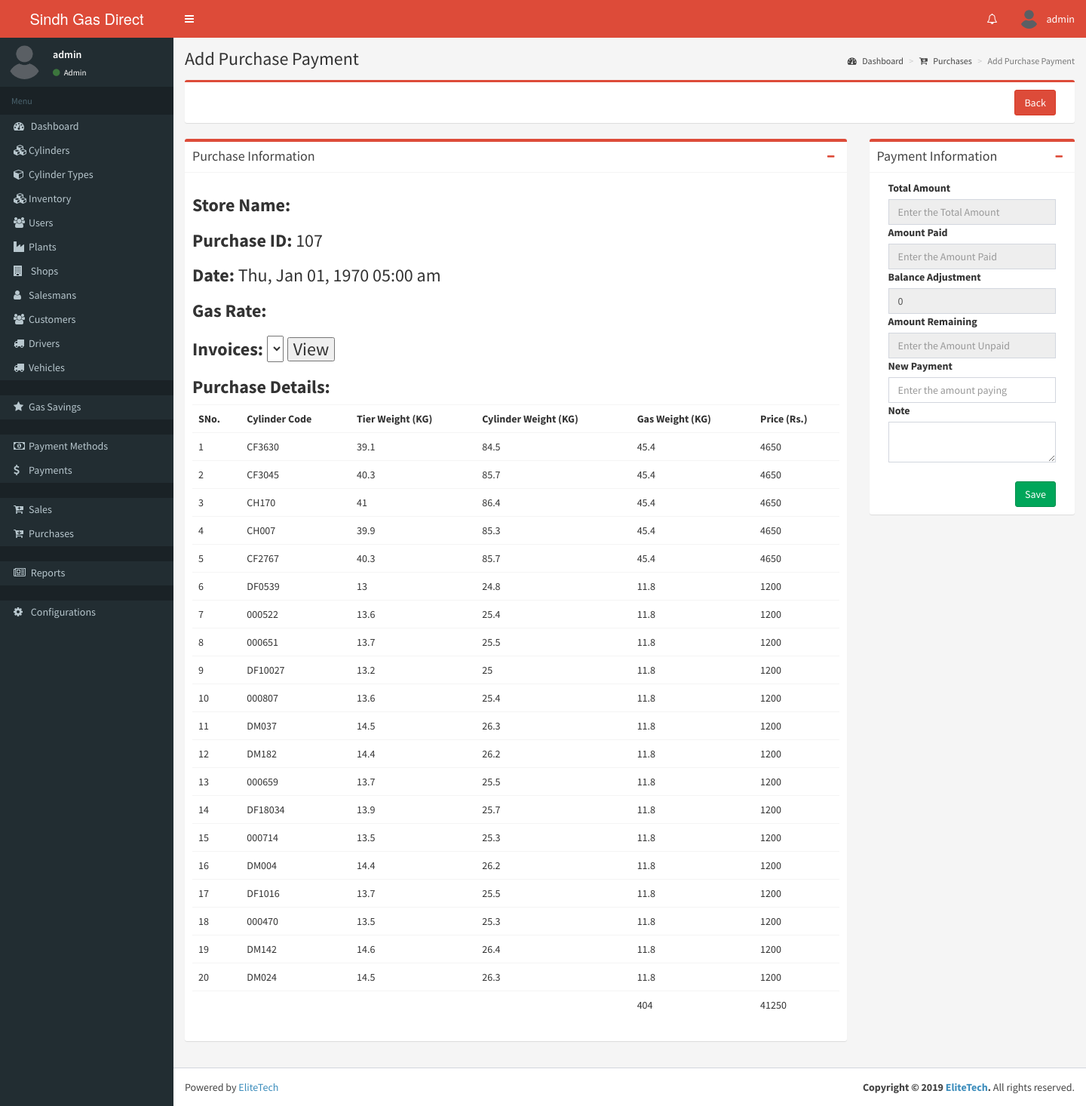
Page /addpaymentpurchase.php?ID=107 (signed in) on the committed database.
### tables this page shows
CREATE TABLE `roles` (
  `ID` int(11) NOT NULL AUTO_INCREMENT,
  `Name` text NOT NULL,
  `Description` text NOT NULL,
  `PerformedBy` int(11) NOT NULL,
  `DateAdded` datetime NOT NULL,
  `DateModified` datetime NOT NULL,
  PRIMARY KEY (`ID`)
);

CREATE TABLE `purchase_details` (
  `ID` int(11) NOT NULL AUTO_INCREMENT,
  `PurchaseID` int(11) NOT NULL,
  `CylinderID` int(11) NOT NULL,
  `TierWeight` float NOT NULL,
  `CompanyTotalWeight` float NOT NULL,
  `TotalWeight` float NOT NULL,
  `Price` float NOT NULL,
  `RetailPrice` float NOT NULL,
  `GasRate` float NOT NULL,
  `ReturnStatus` int(11) NOT NULL,
  `ReturnWeight` float NOT NULL,
  `ReturnDate` datetime NOT NULL,
  `PerformedBy` int(11) NOT NULL,
  `DateAdded` datetime NOT NULL,
  `DateModified` datetime NOT NULL,
  PRIMARY KEY (`ID`)
);

CREATE TABLE `cylinders` (
  `ID` int(10) unsigned NOT NULL AUTO_INCREMENT,
  `BarCode` text NOT NULL,
  `Description` text NOT NULL,
  `ShortDescription` text NOT NULL,
  `TierWeight` float NOT NULL,
  `CylinderType` int(11) NOT NULL,
  `ManufacturingDate` date NOT NULL,
  `ExpiryDate` date NOT NULL,
  `PlantID` int(11) NOT NULL,
  `Status` int(11) NOT NULL,
  `PerformedBy` int(11) NOT NULL,
  `DateAdded` datetime NOT NULL,
  `DateModified` datetime NOT NULL,
  PRIMARY KEY (`ID`)
);

CREATE TABLE `users` (
  `ID` int(11) NOT NULL AUTO_INCREMENT,
  `Username` text NOT NULL,
  `Password` text NOT NULL,
  `RoleID` int(11) NOT NULL,
  `Image` text NOT NULL,
  `Name` text NOT NULL,
  `Number` text NOT NULL,
  `Email` text NOT NULL,
  `Address` text NOT NULL,
  `Commercial` int(11) NOT NULL,
  `Balance` float NOT NULL,
  `Credit` float NOT NULL,
  `ShopID` int(11) NOT NULL,
  `PlantID` int(11) NOT NULL,
  `CreditLimit` float NOT NULL,
  `SendSMS` int(11) NOT NULL,
  `Remarks` text NOT NULL,
  `SecurityDeposite` float NOT NULL,
  `Status` int(11) NOT NULL,
  `PerformedBy` int(11) NOT NULL,
  `LastLogin` datetime NOT NULL,
  `LastActivity` datetime NOT NULL,
  `DateModified` datetime NOT NULL,
  `DateAdded` datetime NOT NULL,
  PRIMARY KEY (`ID`)
);

### addpaymentpurchase.php (the view, shortened to what the rows shown need)
<?php include("common.php"); ?>
<?php include("checkadminlogin.php");
$ID = $_REQUEST["ID"];
$Credit = getValue('users', 'Credit', 'ID', $_SESSION["ID"]);
?>
<!DOCTYPE html>
<html>
<head>
    <link rel="stylesheet" href="bootstrap/css/bootstrap.min.css">
    <link rel="stylesheet" href="https://maxcdn.bootstrapcdn.com/font-awesome/4.4.0/css/font-awesome.min.css">
    <link rel="stylesheet" href="https://code.ionicframework.com/ionicons/2.0.1/css/ionicons.min.css">
    <link rel="stylesheet" href="plugins/datatables/dataTables.bootstrap.css">
    <link rel="stylesheet" href="dist/css/AdminLTE.min.css">
    <link rel="stylesheet" href="plugins/bootstrap-wysihtml5/bootstrap3-wysihtml5.min.css">
    <link rel="stylesheet" href="plugins/select2/select2.min.css">
    <link rel="stylesheet" href="dist/css/skins/skin-blue.min.css">
</head>
<body class="hold-transition skin-blue sidebar-mini">
<div class="wrapper">
    <?php include("leftsidebar.php"); ?>
    <div class="content-wrapper">
        <section class="content-header">
            <h1>
                Add Purchase Payment
            </h1>
        </section>
        <section class="content">
            <div class="row">
                <div class="col-md-9">
                    <div class="box">
                        <div class="box-body">
                            <div class="table-responsive">
                                <table class="table">
                                    <tr>
                                        <th>SNo.</th>
                                        <th>Cylinder Code</th>
                                        <th>Tier Weight (KG)</th>
                                        <th>Cylinder Weight (KG)</th>
                                        <th>Gas Weight (KG)</th>
                                        <th>Price (Rs.)</th>
                                    </tr>
                                    <?php
                                    $query = "SELECT pd.ID, c.BarCode, pd.CylinderID, pd.TierWeight, pd.TotalWeight, pd.Price, pd.GasRate, DATE_FORMAT(pd.DateAdded, '%D %b %Y %r') AS DateAdded FROM purchase_details pd LEFT JOIN cylinders c ON c.ID = pd.CylinderID WHERE pd.PurchaseID=" . (int)$ID;
                                    $resource = mysql_query($query) or die(mysql_error());
                                    $cou2 = 0;
                                    while ($data = mysql_fetch_array($resource)) {
                                        $cou2++;
                                        ?>
                                        <tr>
                                            <td><?php echo $cou2; ?></td>
                                            <td><?php echo $data["BarCode"]; ?></td>
                                            <td><?php echo $data["TierWeight"]; ?></td>
                                            <td><?php echo $data["TotalWeight"]; ?></td>
                                            <td><?php echo($data["TotalWeight"] - $data["TierWeight"]); ?></td>
                                            <td><?php echo $data["Price"]; ?></td>
                                        </tr>
                                        <?php
                                    }
                                    ?>
                                </table>
                            </div>
                        </div>
                    </div>
                </div>
                <div class="col-md-3">
                    <div class="box">
                        <div class="box-body">
                            <div class="form-group">
                                <div class="col-md-12">
                                    <input type="number" step="any" class="form-control" placeholder="Enter the amount paying"
                                           min="0"
                                           value="<?php echo $Unpaid < $Credit ? $Unpaid : $Credit; ?>" max="<?php echo $Unpaid < $Credit ? $Unpaid : $Credit; ?>"
                                           name="NewPayment">
                                </div>
                            </div>
                        </div>
                    </div>
                </div>
            </div>
    </div>
</div>
</body>
</html>

### leftsidebar.php (shortened to what the rows shown need)
<aside class="main-sidebar">
    <section class="sidebar">
        <div class="user-panel">
            <div class="pull-left info">
                <p><?php echo $_SESSION["Username"]; ?></p>
                <a href="#"><i class="fa fa-circle text-success"></i> <?php echo getValue('roles', 'Name', 'ID', $_SESSION["RoleID"]); ?></a>
            </div>
        </div>
    </section>
</aside>

### rows in the picture
roles: Name "Admin"
purchase_details: CylinderID.BarCode "CF3630", TierWeight "39.1", TotalWeight "84.5", $data["TotalWeight"] - $data["TierWeight"] "45.4", Price "4650"
purchase_details: CylinderID.BarCode "CF3045", TierWeight "40.3", TotalWeight "85.7", $data["TotalWeight"] - $data["TierWeight"] "45.4", Price "4650"
purchase_details: CylinderID.BarCode "CH170", TierWeight "41", TotalWeight "86.4", $data["TotalWeight"] - $data["TierWeight"] "45.4", Price "4650"
purchase_details: CylinderID.BarCode "CH007", TierWeight "39.9", TotalWeight "85.3", $data["TotalWeight"] - $data["TierWeight"] "45.4", Price "4650"
purchase_details: CylinderID.BarCode "CF2767", TierWeight "40.3", TotalWeight "85.7", $data["TotalWeight"] - $data["TierWeight"] "45.4", Price "4650"
purchase_details: CylinderID.BarCode "DF0539", TierWeight "13", TotalWeight "24.8", $data["TotalWeight"] - $data["TierWeight"] "11.8", Price "1200"
purchase_details: CylinderID.BarCode "000522", TierWeight "13.6", TotalWeight "25.4", $data["TotalWeight"] - $data["TierWeight"] "11.8", Price "1200"
purchase_details: CylinderID.BarCode "000651", TierWeight "13.7", TotalWeight "25.5", $data["TotalWeight"] - $data["TierWeight"] "11.8", Price "1200"
purchase_details: CylinderID.BarCode "DF10027", TierWeight "13.2", TotalWeight "25", $data["TotalWeight"] - $data["TierWeight"] "11.8", Price "1200"
purchase_details: CylinderID.BarCode "000807", TierWeight "13.6", TotalWeight "25.4", $data["TotalWeight"] - $data["TierWeight"] "11.8", Price "1200"
purchase_details: CylinderID.BarCode "DM037", TierWeight "14.5", TotalWeight "26.3", $data["TotalWeight"] - $data["TierWeight"] "11.8", Price "1200"
purchase_details: CylinderID.BarCode "DM182", TierWeight "14.4", TotalWeight "26.2", $data["TotalWeight"] - $data["TierWeight"] "11.8", Price "1200"
purchase_details: CylinderID.BarCode "000659", TierWeight "13.7", TotalWeight "25.5", $data["TotalWeight"] - $data["TierWeight"] "11.8", Price "1200"
purchase_details: CylinderID.BarCode "DF18034", TierWeight "13.9", TotalWeight "25.7", $data["TotalWeight"] - $data["TierWeight"] "11.8", Price "1200"
purchase_details: CylinderID.BarCode "000714", TierWeight "13.5", TotalWeight "25.3", $data["TotalWeight"] - $data["TierWeight"] "11.8", Price "1200"
purchase_details: CylinderID.BarCode "DM004", TierWeight "14.4", TotalWeight "26.2", $data["TotalWeight"] - $data["TierWeight"] "11.8", Price "1200"
purchase_details: CylinderID.BarCode "DF1016", TierWeight "13.7", TotalWeight "25.5", $data["TotalWeight"] - $data["TierWeight"] "11.8", Price "1200"
purchase_details: CylinderID.BarCode "000470", TierWeight "13.5", TotalWeight "25.3", $data["TotalWeight"] - $data["TierWeight"] "11.8", Price "1200"
purchase_details: CylinderID.BarCode "DM142", TierWeight "14.6", TotalWeight "26.4", $data["TotalWeight"] - $data["TierWeight"] "11.8", Price "1200"
purchase_details: CylinderID.BarCode "DM024", TierWeight "14.5", TotalWeight "26.3", $data["TotalWeight"] - $data["TierWeight"] "11.8", Price "1200"

### other values in the picture
COMPANY_NAME "Sindh Gas Direct"
$_SESSION["Username"] "admin"
$ID "107"
date('D, M d, Y h:i a', strtotime($row["DateAdded"])) "Thu, Jan 01, 1970 05:00 am"
$__totalGasWeight "404"
$__totalPrice "41250"
